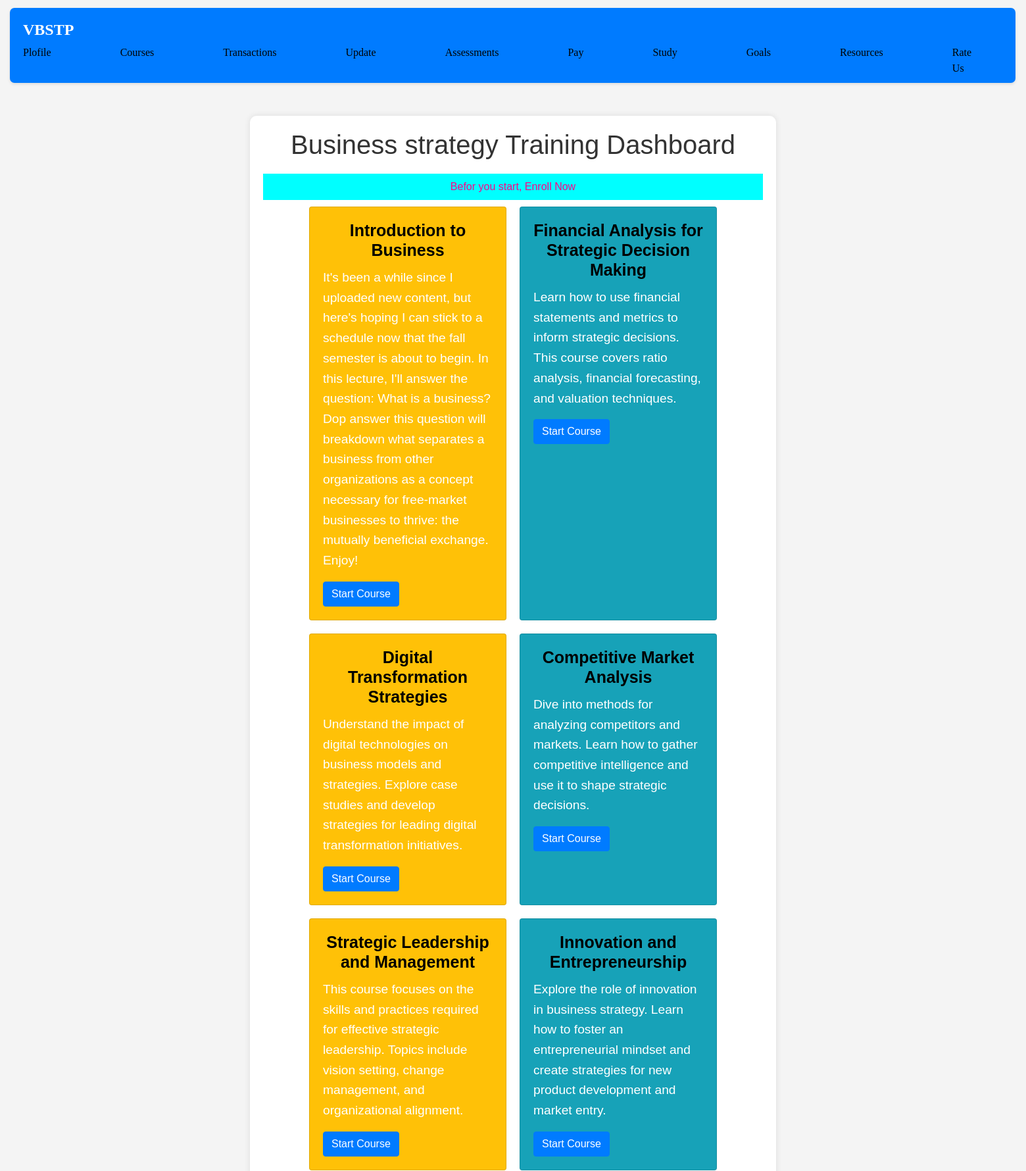
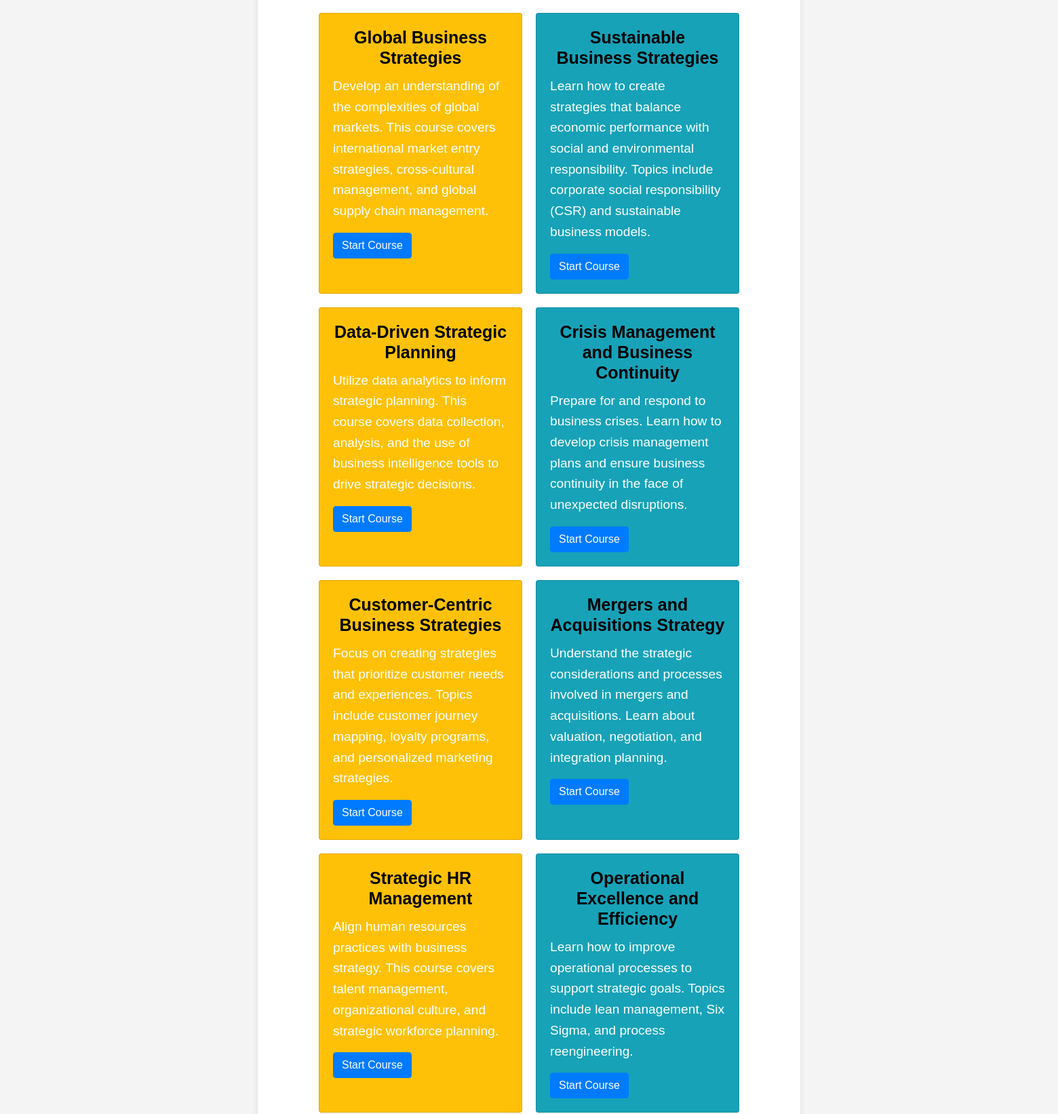
Page /course_dashboard.php (upper part) on the committed database (2 pictures, top to bottom).
### tables this page shows
CREATE TABLE `courses` (
  `CourseID` int(100) NOT NULL,
  `Title` varchar(100) NOT NULL,
  `Description` text NOT NULL,
  `InstructorID` varchar(100) NOT NULL,
  `Link` varchar(100) NOT NULL
);

### course_dashboard.php (the view, shortened to what this page needs)
<?php
require_once "config.php";
$sql = "SELECT CourseID, Title, Description, Link FROM courses";
$result = $conn->query($sql);
?>
<!DOCTYPE html>
<html lang="en">
<head>
    <link rel="stylesheet" href="https://stackpath.bootstrapcdn.com/bootstrap/4.5.2/css/bootstrap.min.css">
    <link rel="stylesheet" href="styles.css">
</head>
<header>
      <nav class="navbar">
        <a href="index.html" class="navbar-brand">VBSTP</a>
        <ul class="nav-links">
          <li><a href="personal_info.php">Plofile</a></li>
          <li><a href="enrollments.php">Courses</a></li>
          <li><a href="transaction_history.php">Transactions</a></li>
          <li><a href="settings.php">Update</a></li>
          <li><a href="assessment.php">Assessments</a></li>
          <li><a href="payment.html">Pay</a></li>
          <li><a href="course_dashboard.php">Study</a></li>
          <li><a href="goal.php">Goals</a></li>
          <li><a href="resources.php">Resources</a></li>
          <li><a href="feedback.php">Rate Us</a></li>
        </ul>
      </nav>
    </header>
    <body>
    <div class="container">
        <h1 class="text-center">Business strategy Training Dashboard</h1>
        <a href="insert_enrollment.php" class="nav-item nav-link" style="color: rgb(255, 0, 136); background-color: cyan; text-align:center;">Befor you start, Enroll Now</a>
        <div class="card-container">
            <?php
            if ($result->num_rows > 0) {
                while ($row = $result->fetch_assoc()) {
                    ?>
                    <div class="card">
                        <div class="card-body">
                            <h5 class="card-title"><?php echo $row["Title"]; ?></h5>
                            <p class="card-text"><?php echo $row["Description"]; ?></p>
                            <button class="btn btn-primary start-course" data-link="<?php echo $row["Link"]; ?>">Start Course</button>
                        </div>
                    </div>
                    <?php
                }
            } else {
                echo "No courses found";
            }
            ?>
        </div>
    </div>
</body>
</html>

### styles.css (style rules this page uses)
.navbar { background-color: #007bff; width: 98%; margin-left: 15px; margin-top: 12px; color: #170101; box-shadow: 0 2px 4px rgba(0, 0, 0, 0.1); padding: 20px 0; display: flex; justify-content: space-between; border-radius: 7px; }
.navbar-brand { text-decoration: none; font-family: fantasy; font-weight: bold; color: #010102; margin-left: 10px; font-size: 40px; }
.nav-links { list-style: none; display: flex; margin-right: 80px; }
.nav-links li { margin-right: 80px; }
.nav-links li a { font-family: fantasy; font-size: 20px; color: #351f8a; text-decoration: none; transition: color 0.3s ease; }
.container { width: 90%; }
.container h1 { font-size: 2.5rem; margin-bottom: 20px; }
.container p { font-size: 1.2rem; line-height: 1.6; }
body { font-family: Arial, sans-serif; margin: 0; padding: 0; }
.container { width: 80%; margin: 0 auto; }
.container { max-width: 800px; margin: 20px auto; background-color: #fff; padding: 20px; border-radius: 10px; box-shadow: 0 0 10px rgba(0, 0, 0, 0.1); }
h1 { font-size: 36px; color: #333; text-align: center; margin-bottom: 20px; }

### course_dashboard.php (style rules this page uses)
body { font-family: Arial, sans-serif; background-color: #f4f4f4; margin: 0; padding: 0; }
.container { margin-top: 50px; width: 200%; }
.card-container { display: flex; flex-wrap: wrap; justify-content: center; width: 100%; }
.card h5 { color: black; text-align: center; font-weight: bold; font-size: 25px; }
.card { margin: 10px; width: 300px; background-color: #ffc107; }
.card:nth-child(2n) { background-color: #17a2b8; }
.card-body { color: #fff; }
.navbar { background-color: #007bff; padding: 10px 0; }
.navbar-brand { color: #fff; font-size: 24px; text-decoration: none; margin-left: 20px; }
.nav-links { list-style: none; padding: 0; margin: 0; }
.nav-links li { display: inline; margin-left: 20px; }
.nav-links li a { color: black; text-decoration: none; font-size: 16px; margin-right: 5px; }

### rows in the picture
courses: Title "Introduction to Business", Description "It's been a while since I uploaded new content, but here's hoping I can stick to a schedule now that the fall semester is about to begin. In this lecture, I'll answer the question: What is a business? Dop answer this question will breakdown what separates a business from other organizations as a concept necessary for free-market businesses to thrive: the mutually beneficial exchange. Enjoy!"
courses: Title "Financial Analysis for Strategic Decision Making", Description "Learn how to use financial statements and metrics to inform strategic decisions. This course covers ratio analysis, financial forecasting, and valuation techniques."
courses: Title "Digital Transformation Strategies", Description "Understand the impact of digital technologies on business models and strategies. Explore case studies and develop strategies for leading digital transformation initiatives."
courses: Title "Competitive Market Analysis", Description "Dive into methods for analyzing competitors and markets. Learn how to gather competitive intelligence and use it to shape strategic decisions."
courses: Title "Strategic Leadership and Management", Description "This course focuses on the skills and practices required for effective strategic leadership. Topics include vision setting, change management, and organizational alignment."
courses: Title "Innovation and Entrepreneurship", Description "Explore the role of innovation in business strategy. Learn how to foster an entrepreneurial mindset and create strategies for new product development and market entry."
courses: Title "Global Business Strategies", Description "Develop an understanding of the complexities of global markets. This course covers international market entry strategies, cross-cultural management, and global supply chain management."
courses: Title "Sustainable Business Strategies", Description "Learn how to create strategies that balance economic performance with social and environmental responsibility. Topics include corporate social responsibility (CSR) and sustainable business models."
courses: Title "Data-Driven Strategic Planning", Description "Utilize data analytics to inform strategic planning. This course covers data collection, analysis, and the use of business intelligence tools to drive strategic decisions."
courses: Title "Crisis Management and Business Continuity", Description "Prepare for and respond to business crises. Learn how to develop crisis management plans and ensure business continuity in the face of unexpected disruptions."
courses: Title "Customer-Centric Business Strategies", Description "Focus on creating strategies that prioritize customer needs and experiences. Topics include customer journey mapping, loyalty programs, and personalized marketing strategies."
courses: Title "Mergers and Acquisitions Strategy", Description "Understand the strategic considerations and processes involved in mergers and acquisitions. Learn about valuation, negotiation, and integration planning."
courses: Title "Strategic HR Management", Description "Align human resources practices with business strategy. This course covers talent management, organizational culture, and strategic workforce planning."
courses: Title "Operational Excellence and Efficiency", Description "Learn how to improve operational processes to support strategic goals. Topics include lean management, Six Sigma, and process reengineering."
